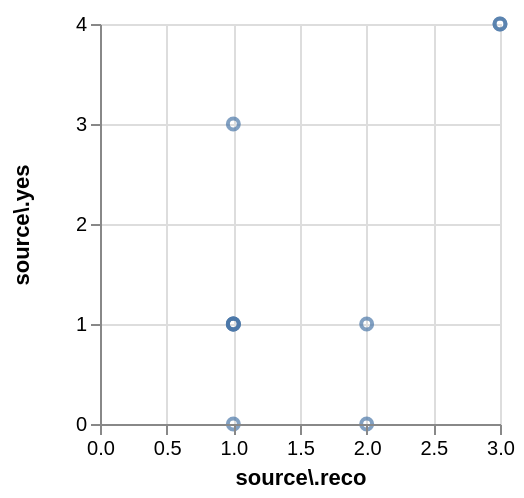

Vega-Lite specification stored for this chart:
### Vega specification from a JSON file in a GitHub repository (floating-point values rounded to 4 significant figures)
{"$schema": "https://vega.github.io/schema/vega/v3.0.json", "autosize": "pad", "padding": 5, "width": 200, "height": 200, "style": "cell", "data": [{"name": "source_0", "values": {"hits": {"hits": [{"source.reco": 2, "source.yes": 1}, {"source.reco": 3, "source.yes": 4}, {"source.reco": 2, "source.yes": 0}, {"source.reco": 1, "source.yes": 3}, {"source.reco": 3, "source.yes": 4}, {"source.reco": 1, "source.yes": 1}, {"source.reco": 1, "source.yes": 1}, {"source.reco": 1, "source.yes": 1}, {"source.reco": 1, "source.yes": 0}, {"source.reco": 1, "source.yes": 1}]}}, "format": {"property": "hits.hits"}}, {"name": "data_0", "source": "source_0", "transform": [{"type": "formula", "expr": "toNumber(datum[\"source.reco\"])", "as": "source\\.reco"}, {"type": "formula", "expr": "toNumber(datum[\"source.yes\"])", "as": "source\\.yes"}, {"type": "filter", "expr": "datum[\"source.reco\"] !== null && !isNaN(datum[\"source.reco\"]) && datum[\"source.yes\"] !== null && !isNaN(datum[\"source.yes\"])"}]}], "marks": [{"name": "marks", "type": "symbol", "style": ["point"], "from": {"data": "data_0"}, "encode": {"update": {"x": {"scale": "x", "field": "source\\.reco"}, "y": {"scale": "y", "field": "source\\.yes"}, "stroke": {"value": "#4c78a8"}, "fill": {"value": "transparent"}, "opacity": {"value": 0.7}}}}], "scales": [{"name": "x", "type": "linear", "domain": {"data": "data_0", "field": "source\\.reco"}, "range": [0, {"signal": "width"}], "nice": true, "zero": true}, {"name": "y", "type": "linear", "domain": {"data": "data_0", "field": "source\\.yes"}, "range": [{"signal": "height"}, 0], "nice": true, "zero": true}], "axes": [{"scale": "x", "orient": "bottom", "labelOverlap": true, "tickCount": {"signal": "ceil(width/40)"}, "title": "source\\.reco", "zindex": 1}, {"scale": "x", "orient": "bottom", "domain": false, "grid": true, "labels": false, "maxExtent": 0, "minExtent": 0, "tickCount": {"signal": "ceil(width/40)"}, "ticks": false, "zindex": 0, "gridScale": "y"}, {"scale": "y", "orient": "left", "labelOverlap": true, "tickCount": {"signal": "ceil(height/40)"}, "title": "source\\.yes", "zindex": 1}, {"scale": "y", "orient": "left", "domain": false, "grid": true, "labels": false, "maxExtent": 0, "minExtent": 0, "tickCount": {"signal": "ceil(height/40)"}, "ticks": false, "zindex": 0, "gridScale": "x"}], "config": {"axisY": {"minExtent": 30}}}
